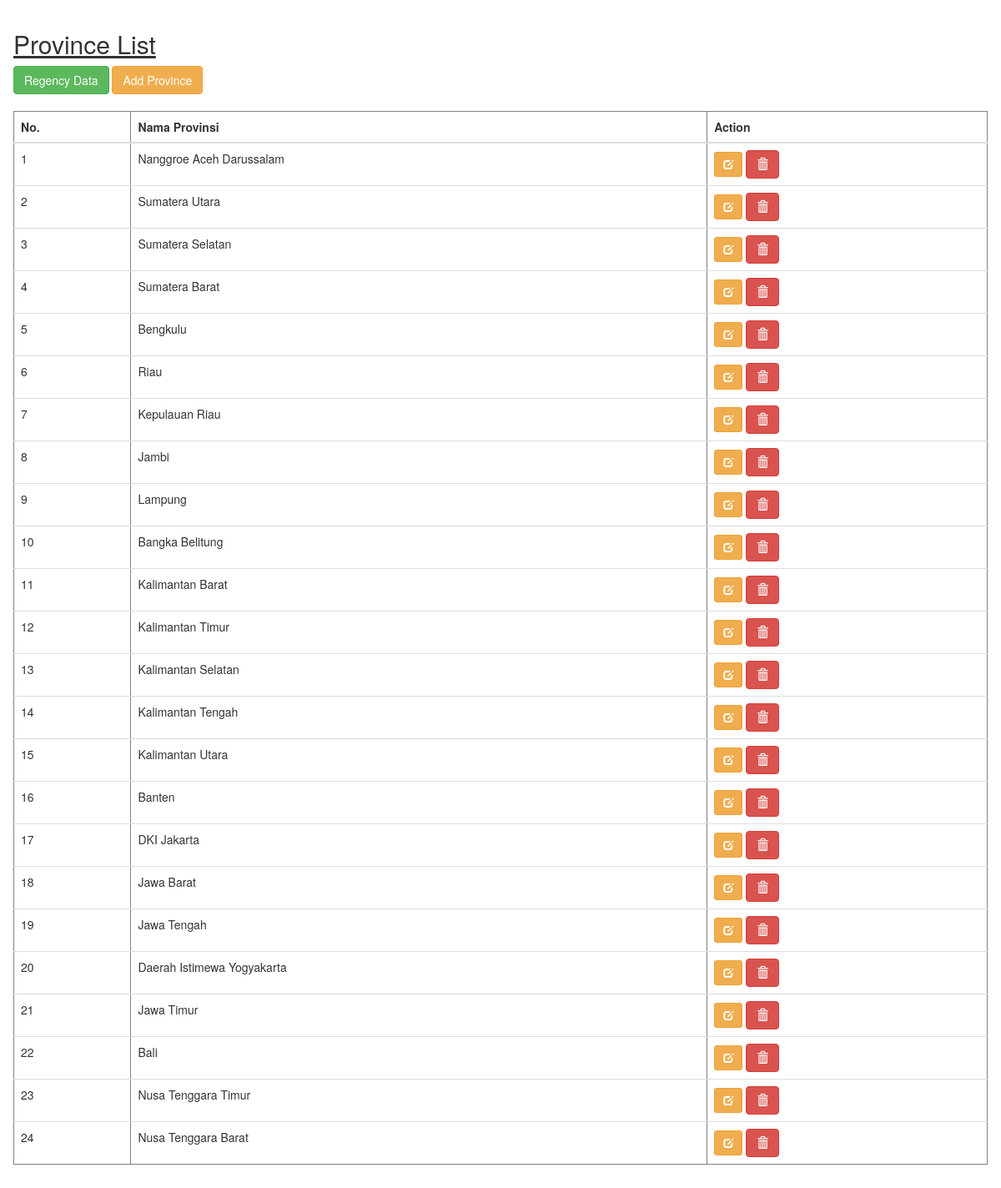
The page / on the database its author committed.
### tables this page shows
CREATE TABLE `mt_province` (
  `mt_province_id` int(2) NOT NULL,
  `mt_province_name` varchar(100) NOT NULL,
  `created_at` datetime NOT NULL DEFAULT current_timestamp(),
  `updated_at` datetime DEFAULT current_timestamp() ON UPDATE current_timestamp()
);

### application/controllers/Province.php (called while the page is built, shortened)
<?php
class Province extends CI_Controller {
	function __construct()
	{
		$this->load->model('ProvinceModel');
	}
	public function index()
	{
		$data['province']=$this->ProvinceModel->getAllProvince();
		$this->load->view('province-list', $data);
	}
}

### index.php (called while the page is built, shortened)
<?php
require_once BASEPATH.'core/CodeIgniter.php';

### application/models/ProvinceModel.php (called while the page is built, shortened)
<?php
class ProvinceModel extends CI_Model {
	public function getAllProvince()
    {
		$this->db
			->select([
				'mt_province_id province_id',
				'mt_province_name province_name'
			])
			->from('mt_province')
		;
		$query = $this->db->get();
        if ($query->num_rows()) {
            $data = $query->result();
        }
        return (array) ($data ?? []);
	}
}

### application/views/province-list.php (the view, shortened to what this page needs)
<!DOCTYPE html>
<html lang="en">
<head>
	<link rel="stylesheet" href="https://maxcdn.bootstrapcdn.com/bootstrap/3.4.1/css/bootstrap.min.css">
</head>
<body>
	<section class="panel">
		<div class="panel-body">
			<div class="x_title">
				<u><h2>Province List</h2></u>
			</div>
			<a href="<?= base_url();?>Regency/getAllRegency" class="btn btn-success" >Regency Data</a>
			<a class="btn btn-warning btn-add-province" data-toggle="modal" data-target="#modal_add_province">Add Province</a><br><br>
			<div class="table-responsive">
				<table class="table province_list" border="1">
					<thead>
						<th>No.</th>
						<th>Nama Provinsi</th>
						<th>Action</th>
					</thead>
					<tbody>
						<?php
						$i=1;
						foreach ($province as $prov)
						{
						?>
							<tr>
								<td><?php echo $i; ?></td>
								<td><?php echo $prov->province_name;?></td>
								<td>
									<a class="btn btn-sm btn-warning" data-toggle="modal" data-target="#modal_edit<?= $prov->province_id;?>"><span class="glyphicon glyphicon-edit"></span></a>
									<a href="<?= base_url() ?>Province/deleteProvince/<?= $prov->province_id?>" class="btn btn-danger" onclick="return confirm('Apakah Anda Ingin Menghapus Data : <?=$prov->province_name;?> ?');"><span class="glyphicon glyphicon-trash"></span></a>
								</td>
							</tr>
						<?php
						$i++;
						}
						?>
					</tbody>
				</table>
			</div>
		</div>
	</section>
</body>
</html>

### rows shown on the page
mt_province: mt_province_name "Nanggroe Aceh Darussalam"
mt_province: mt_province_name "Sumatera Utara"
mt_province: mt_province_name "Sumatera Selatan"
mt_province: mt_province_name "Sumatera Barat"
mt_province: mt_province_name "Bengkulu"
mt_province: mt_province_name "Riau"
mt_province: mt_province_name "Kepulauan Riau"
mt_province: mt_province_name "Jambi"
mt_province: mt_province_name "Lampung"
mt_province: mt_province_name "Bangka Belitung"
mt_province: mt_province_name "Kalimantan Barat"
mt_province: mt_province_name "Kalimantan Timur"
mt_province: mt_province_name "Kalimantan Selatan"
mt_province: mt_province_name "Kalimantan Tengah"
mt_province: mt_province_name "Kalimantan Utara"
mt_province: mt_province_name "Banten"
mt_province: mt_province_name "DKI Jakarta"
mt_province: mt_province_name "Jawa Barat"
mt_province: mt_province_name "Jawa Tengah"
mt_province: mt_province_name "Daerah Istimewa Yogyakarta"
mt_province: mt_province_name "Jawa Timur"
mt_province: mt_province_name "Bali"
mt_province: mt_province_name "Nusa Tenggara Timur"
mt_province: mt_province_name "Nusa Tenggara Barat"
